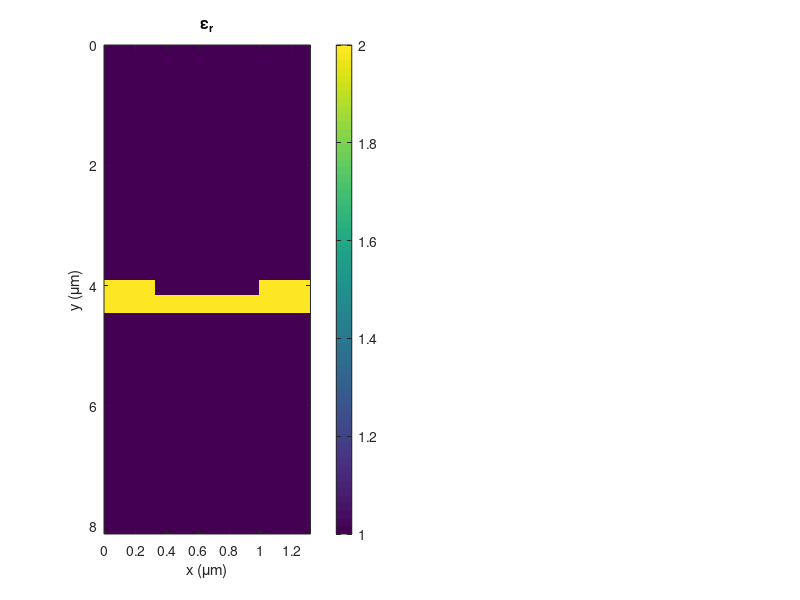

Here is the MATLAB script that generated this plot: (Note: this script raises an error after producing the figure.)
%%%%%%%%%%%%%%%%%%%%%%%%%%%%%%%%%%%%%%%%%%%%%%%%%%%%%%%%%%%%%%%%%%%%%%%%%%
%   Resonance Grating - FDFD Simulation
%       This MATLAB files simulates a single period of a rectangular
%       grating using the Finite-Difference Frequency Domain method.
%       The wavelength sweep goes from 2 um to 1 um.
%%%%%%%%%%%%%%%%%%%%%%%%%%%%%%%%%%%%%%%%%%%%%%%%%%%%%%%%%%%%%%%%%%%%%%%%%%
set(0,'DefaultFigureWindowStyle','docked');

% close all;
clc;
clear all;
close all;

% UNITS
micrometers = 1;
millimeters = 1e3 * micrometers;
meters = 1e3 * millimeters;
degrees = pi/180;
seconds = 1;
hertz = 1/seconds;
gigahertz = 1e9 * hertz;

% CONSTANTS
c0 = 299792458 * meters/seconds;

% POINTS FOR SWEEP 
Nf = 501;
tot_ref = zeros(1,Nf);
tot_trn = tot_ref;
tot_con = tot_ref;

% FIGURE SETTINGS 
fig = 1;        % 0 for no figures, 1 for figure animation

%%%%%%%%%%%%%%%%%%%%%%%%%%%%%%%%%%%%%%%%%%%%%%%%%%%%%%%%%%%%%%%%%%%%%%%%%
%% DEFINE SIMULATION PARAMETERS
%%%%%%%%%%%%%%%%%%%%%%%%%%%%%%%%%%%%%%%%%%%%%%%%%%%%%%%%%%%%%%%%%%%%%%%%%
% SOURCE PARAMETERS
SRC.lam0 = 1.55 * micrometers;    % Free space wavelength
SRC.theta = 0 * degrees;
SRC.MODE = 'E';                   % EM mode
f0 = c0/SRC.lam0;
lam01 = 1.4 * micrometers;
lam02 = 1.7 * micrometers;
lam0 = linspace(lam01,lam02,Nf);

% GRATING PARAMETERS
lamd = 1.55 * micrometers;      % Design wavelength
fd   = c0/lamd;                 % Design frequency
ur   = 1.0;                     % Grating permeability
er   = 2.0;                     % Grating permittivity
nr   = sqrt(ur*er);             % Substrate refractive index 
L    = 0.8538*lamd;             % Grating period (DO NOT CHANGE)
d    = 0.1500*lamd;             % Grating depth
t    = lamd/(2*nr);             % Substrate thickness
ff   = 0.5;                    % Fill fraction  (DO NOT CHANGE)

% EXTERNAL MATERIALS
ur1 = 1.0;                    % Reflection region permeability
er1 = 1.0;                    % Reflection region permittivity
ur2 = 1.0;                    % Transmission region permeability
er2 = 1.0;                    % Transmission region permittivity

% GRID PARAMETERS
NRES = 70;                    % Grid resolution
BUFZ = 2*lam02 * [1 1];       % Spacer region above and below grating
DEV.NPML = [20 20];           % Size of PML at top and bottom of grid

%%%%%%%%%%%%%%%%%%%%%%%%%%%%%%%%%%%%%%%%%%%%%%%%%%%%%%%%%%%%%%%%%%%%%%%%%
%% CALCULATE OPTIMIZED GRID
%%%%%%%%%%%%%%%%%%%%%%%%%%%%%%%%%%%%%%%%%%%%%%%%%%%%%%%%%%%%%%%%%%%%%%%%%
% Calculate refractive indices
ndev = sqrt(ur*er);
nref = sqrt(ur1*er1);
ntrn = sqrt(ur2*er2);

% Consider wavelengths
lam_min = min([lam01 lam02])/max([ndev nref ntrn]);
dlam = lam_min/NRES; 

% Consider mechanical parameters
dmin = ff*L;   % Fill fraction is
dd = dmin/2;   % Delta for distance

% Choose the highest resolution
dx = dlam;
dy = dx;

% dx =    0.055172006602080
% dy = dx;

% Snap grid to critical dimension (in this case L and d+t)
Nx = 2*ceil(L/dx/2) + 1;      % First guess at grid spacing (odd for periodic)
Ny = ceil((d+t)/dy);

% Calculate new grid resolutions
dx = L/Nx;
dy = (d+t)/Ny;

% Incorporate PML and spacer regions
Ny = Ny + DEV.NPML(1) + DEV.NPML(2) + ceil(BUFZ(1)/dy) + ceil(BUFZ(2)/dy);

% Calculate 2x grid
Nx2 = 2*Nx;
Ny2 = 2*Ny;
dx2 = dx/2;
dy2 = dy/2;
DEV.RES = [dx2,dy2];
xa2 = [0:Nx2-1]*dx2;
ya2 = [0:Ny2-1]*dy2;

%%%%%%%%%%%%%%%%%%%%%%%%%%%%%%%%%%%%%%%%%%%%%%%%%%%%%%%%%%%%%%%%%%%%%%%%%
%% BUILD DEVICE ON 2x GRID
%%%%%%%%%%%%%%%%%%%%%%%%%%%%%%%%%%%%%%%%%%%%%%%%%%%%%%%%%%%%%%%%%%%%%%%%%
UR2 = ur1*ones(Nx2,Ny2);
ER2 = er1*ones(Nx2,Ny2);

% Calculate start and stop indices for filling in the grid
nt1 = 2*DEV.NPML(1) + ceil(BUFZ(1)/dy2);
nt2 = nt1 + round(t/dy2) - 1;
% nd1 = round((nt2+nt1)/2);
% nd2 = nt2;
nd2 = nt2;
nd1 = nt2 - round(d/dy2);
nx1 = round(Nx2*ff/2);
nx2 = round(Nx2 - Nx2*ff/2);

% Fill in the permeability regions
UR2(:,:) = ur;

% Fill in the permittivity regions
ER2(:,nt1:nt2) = er;
ER2(nx1:nx2,nd1:nd2) = 1;


DEV.UR2 = fliplr(UR2);
DEV.ER2 = fliplr(ER2);


figure('color','w');
if fig
    subplot(121);
end
imagesc(xa2,ya2,DEV.ER2');
title('\epsilon_r');
xlabel('x (\mum)'); ylabel('y (\mum)');
colorbar;

%%%%%%%%%%%%%%%%%%%%%%%%%%%%%%%%%%%%%%%%%%%%%%%%%%%%%%%%%%%%%%%%%%%%%%%%%
%% IMPLEMENT FDFD
%%%%%%%%%%%%%%%%%%%%%%%%%%%%%%%%%%%%%%%%%%%%%%%%%%%%%%%%%%%%%%%%%%%%%%%%%
for n = 1:Nf
    tic;
    SRC.lam0 = lam0(n);         %angle of incidence
    DAT = fdfd2d(DEV,SRC);
    tot_ref(n) = DAT.REF;
    tot_trn(n) = DAT.TRN;
    tot_con(n) = DAT.CON;
    clc;
    time = toc;
    min = floor(time*(Nf-n)/60);
    sec = round((time*(Nf-n)/60 - min)*60);
    disp(['Estimated Time: ' num2str(min) ' minutes '...
            num2str(sec) ' seconds']);
    disp([num2str(n) ' out of ' num2str(Nf) ' Iterations']);

    if fig
        subplot(122);
        imagesc(dx.*[0,Nx-1],dy.*[0,Ny-1],real(DAT.F)'); 
        title([SRC.MODE ' Mode @ ' num2str(SRC.lam0) ' \mum']);
        shading interp;
        xlabel('x (\mum)'); ylabel('y (\mum)');
        colorbar;
    %     axis equal tight;
        drawnow;
    end
end
%%%%%%%%%%%%%%%%%%%%%%%%%%%%%%%%%%%%%%%%%%%%%%%%%%%%%%%%%%%%%%%%%%%%%%%%%
%% DISPLAY
%%%%%%%%%%%%%%%%%%%%%%%%%%%%%%%%%%%%%%%%%%%%%%%%%%%%%%%%%%%%%%%%%%%%%%%%%

disp('DASHBOARD PARAMETERS:');
disp(['Source Frequency = ' num2str(f0(end)./gigahertz) ' GHz']);
disp(['Angle of Incidence = ' num2str(SRC.theta./degrees) ' degrees']);
disp(['Electromagnetic Mode = ' SRC.MODE]);
disp(['Device Design Frequency = ' num2str(fd./gigahertz) ' GHz']);
disp(['ff = ' num2str(ff*100) ' %']);
disp(['L = ' num2str(L./micrometers) ' mm']);
disp(['d = ' num2str(d./micrometers) ' mm']);
disp(['t = ' num2str(t./micrometers) ' mm']);
disp(['ur = ' num2str(ur)]);
disp(['er = ' num2str(er)]);
disp(['ur1 = ' num2str(ur1)]);
disp(['er1 = ' num2str(er1)]);
disp(['ur2 = ' num2str(ur2)]);
disp(['er2 = ' num2str(er2)]);
disp(['NRES = ' num2str(NRES)]);
disp(['BUFZ = [' num2str(BUFZ(1)/SRC.lam0) ' ' num2str(BUFZ(2)/SRC.lam0) ']*lam0']);
disp(['NPML = [' num2str(DEV.NPML(1)) ' ' num2str(DEV.NPML(2)) ']']);
disp(' ');

ref_diff_orders = find(DAT.RDE);
trn_diff_orders = find(DAT.TDE);
disp('REFLECTION DIFFRACTION ORDERS:');
for n = ref_diff_orders(1):ref_diff_orders(end)
    disp(['RDE(' num2str(n - ceil(Nx/2)) ') = ' num2str(100*DAT.RDE(n)) '%']);
end
disp(' ');
disp('TRANSMISSION DIFFRACTION ORDERS:');
for n = trn_diff_orders(1):trn_diff_orders(end)
    disp(['TDE(' num2str(n - ceil(Nx/2)) ') = ' num2str(100*DAT.TDE(n)) '%']);
end
disp(' ');

disp('OVERALL:');
disp(['REF = ' num2str(100*DAT.REF) '%']);
disp(['TRN = ' num2str(100*DAT.TRN) '%']);
disp(['CON = ' num2str(100*DAT.CON) '%']);

figure('color','white');
plot(lam0./micrometers,100.*tot_ref,'r','linewidth',2);
hold on;
plot(lam0./micrometers,100.*tot_trn,'b','linewidth',2);
plot(lam0./micrometers,100.*tot_con,'--k','linewidth',2);
hold off;
title([SRC.MODE ' Mode Wavelength Sweep']);
xlabel('Wavelength \lambda (\mum)'); ylabel('Power (%)');
legend('Reflectance','Transmittance','Conservation');
xlim([lam0(1) lam0(end)]./micrometers); ylim([0 102]);




